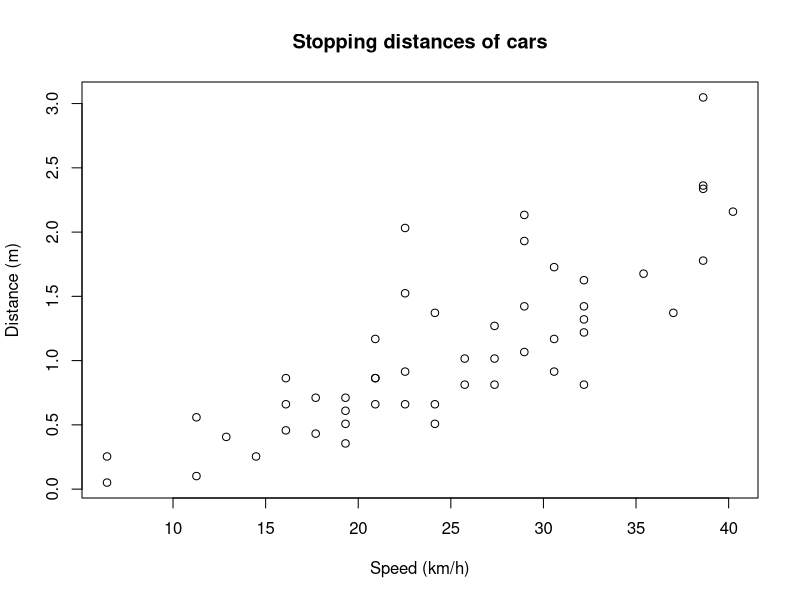
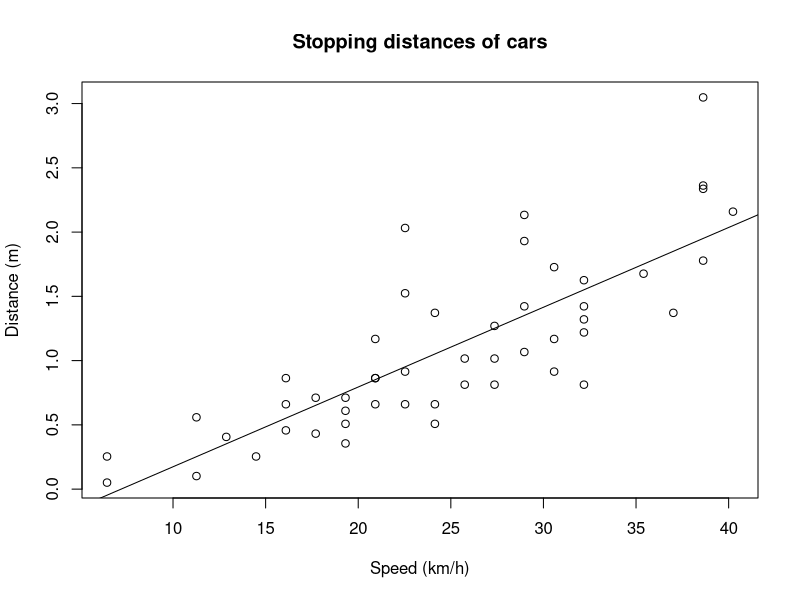
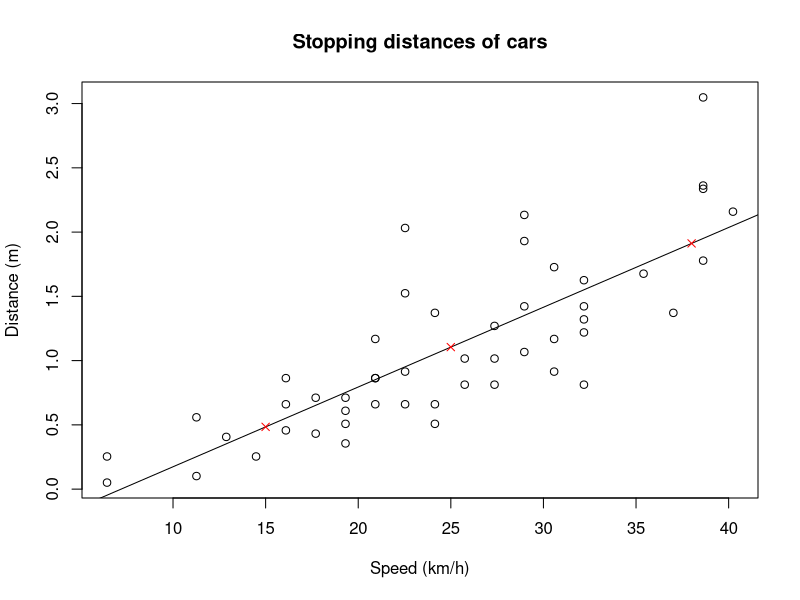
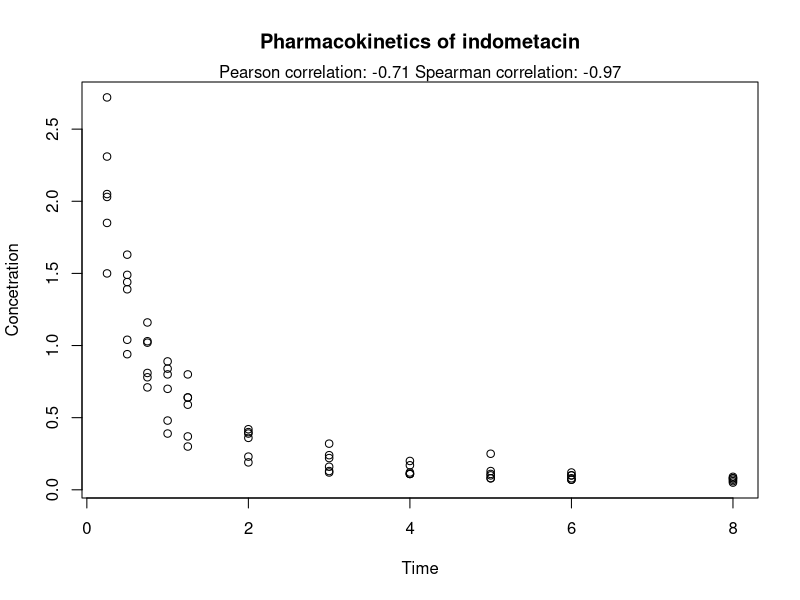

Recreate these plots in R, in order.
## ---- chunk 1
# Change to SI units
cars$speed <- cars$speed * 1.60934
cars$dist <- cars$dist * 0.0254
# Scatter plot
plot(cars$speed, cars$dist,
     xlab = "Speed (km/h)", ylab = "Distance (m)",
     main = "Stopping distances of cars") 
## ---- chunk 2
model <- lm(dist ~ speed, data = cars)
model$coefficients
## ---- chunk 3
plot(cars$speed, cars$dist,
     xlab = "Speed (km/h)", ylab = "Distance (m)",
     main = "Stopping distances of cars")
abline(a = model$coefficients[1], b = model$coefficients[2])
## ---- chunk 4
# Print summary information
summary(model)
# Save summary and access specific information
s <- summary(model)
s$r.squared
## ---- chunk 5
# Covariance matrix of the regression coefficients
vcov(model)
# Standard errors only
sqrt(diag(vcov(model)))
## ---- chunk 6
# Create data frame with new speed values
new_data <- data.frame(speed = c(25, 15, 38))
# Create dist column by predicting from linear model
new_data$dist <- predict(model, newdata = new_data)

# Add points to previous plot
plot(cars$speed, cars$dist,
     xlab = "Speed (km/h)", ylab = "Distance (m)",
     main = "Stopping distances of cars")
abline(a = model$coefficients[1], b = model$coefficients[2])
points(new_data$speed, new_data$dist, pch = 4, col = "red")
## ---- chunk 7
# Pearson correlation
pearson <- cor(Indometh$time, Indometh$conc, method = "pearson")
# Spearman correlation
spearman <- cor(Indometh$time, Indometh$conc, method = "spearman")
# Scatter plot
plot(Indometh$time, Indometh$conc,
     xlab = "Time", ylab = "Concetration",
     main = "Pharmacokinetics of indometacin")

# Paste concatenates strings
subtitle <- paste("Pearson correlation:", round(pearson, digits = 2),
                  "Spearman correlation:", round(spearman, digits = 2))
# Add subtitle to plot
mtext(subtitle)

